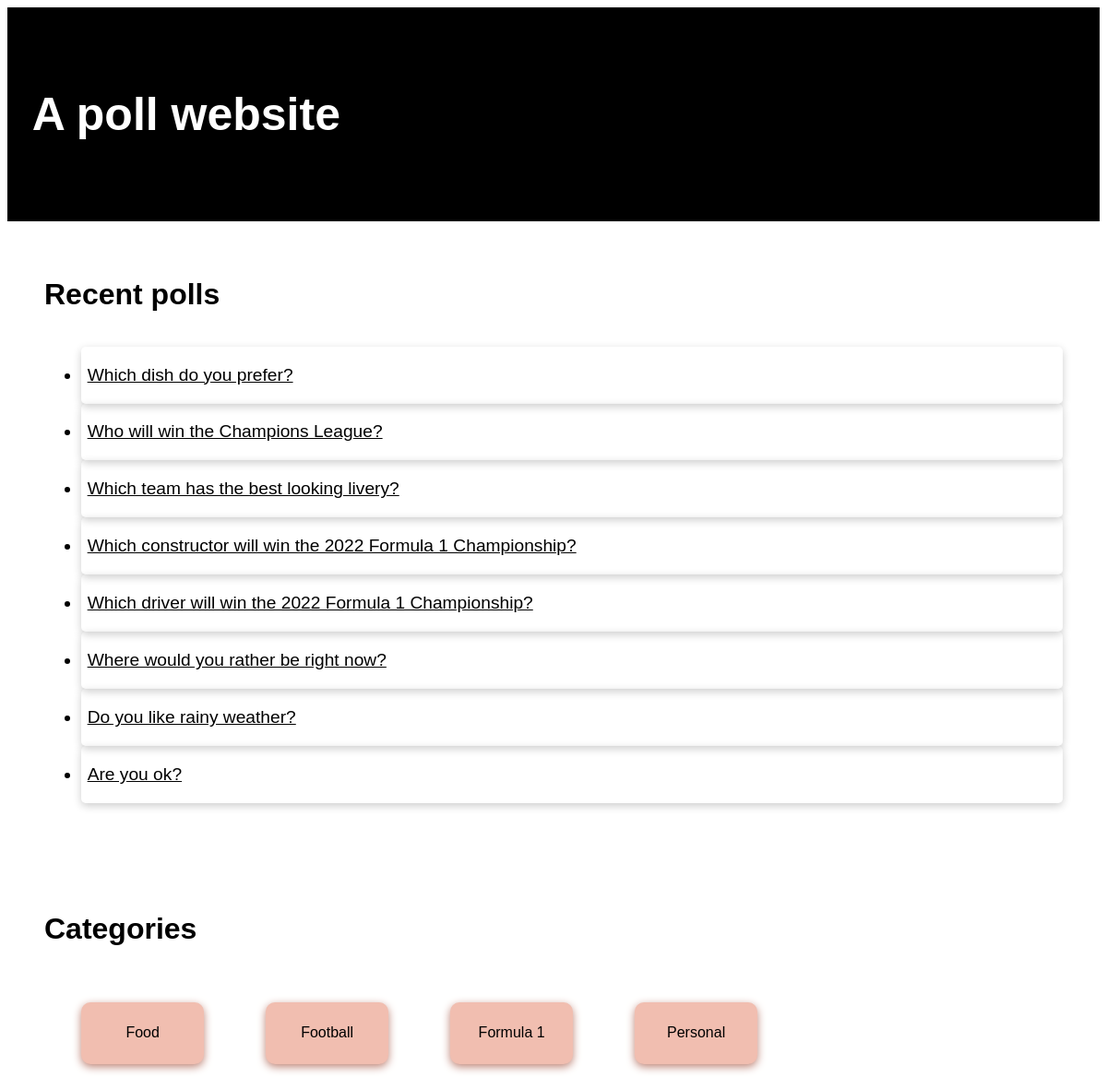
Screenshot of /polls/ with the database file from the repository.
### polls/models.py (models this page shows, shortened)
class Question(models.Model):
    question_text = models.CharField(max_length=200)
    pub_date = models.DateTimeField('date published')
    """
    With the way category is used in this project, one-to-one mapping
    would suffice since every question is only given one category.
    This could be extended with multiple categories and sub-categories though,
    hence ForeignKey is used here.
    """
    question_category = models.ForeignKey(Category, null=True, blank=True, default='', on_delete=models.SET_DEFAULT)

class Category(models.Model):
    name = models.CharField(max_length=100, default='')
    slug = models.SlugField()

### polls/views.py (the view)
# urls.py: path('', views.IndexView.as_view(), name='index'),
class IndexView(generic.ListView):
    template_name= 'polls/index.html'
    context_object_name = 'latest_question_list'
    def get_context_data(self, **kwargs):
        context = super(IndexView, self).get_context_data(**kwargs)
        context['category_list'] = Category.objects.order_by('name')
        return context
    def get_queryset(self):
        return Question.objects.annotate(number_of_choices=Count('choice')).filter(
            number_of_choices__gte=2
            ).filter(
            pub_date__lte=timezone.now()
            ).order_by('-pub_date')[:8]

### polls/templates/polls/index.html
<html>
  {% load static %}
  <link
    rel="stylesheet"
    type="text/css"
    href="{% static 'polls/style.css' %}"
  />
  <head> </head>
  <body>
    <div class="header">
      <h1>A poll website</h1>
    </div>
    <div class="container">
      <h1>Recent polls</h1>
      {% if latest_question_list %}
      <ul>
        {% for question in latest_question_list %}
        <div class="card">
          <li>
            <a href="{% url 'polls:detail' question.id %}"
              >{{ question.question_text }}</a
            >
          </li>
        </div>
        {% endfor %}
      </ul>
      {% else %}
      <p>No polls are available.</p>
      {% endif %}
    </div>
    <div class="container">
      <h1>Categories</h1>
      <div class="category_container">
        {% if category_list %} {% for category in category_list %}
        <div class="category_card">
          <a class="button" href="{% url 'polls:category' category.slug %}"
            >{{ category.name }}</a
          >
        </div>
        {% endfor %} {% else %}
        <p>No categories are available</p>
        {% endif %}
      </div>
    </div>
  </body>
</html>

### polls/static/polls/style.css (style rules this page uses)
.header { padding-top: 40pt; padding-bottom: 40pt; text-align: start; background: black; color: white; font-size: 30px; padding-left: 20pt; }
.header h1 { font-size: 50px; }
body { font-family: Arial, Helvetica, sans-serif; }
li { padding: 5pt; font-size: larger; }
li a { color: black; border-radius: 5px; }
h1 { font-size: xx-large; font-weight: bold; }
.container { display: flex; flex-direction: column; padding: 30pt; }
.card { box-shadow: 0px 3px 10px 0px rgba(0, 0, 0, 0.2); transition: 0.1s; border-radius: 5px; padding-top: 10pt; padding-bottom: 10pt; }
.category_container { display: flex; flex-direction: row; flex-wrap: wrap; gap: 50pt; padding: 30pt; }
.category_card { display: flex; justify-content: center; align-items: center; box-shadow: 0px 3px 10px 0px #be8476; transition: 0.1s; border-radius: 10px; width: 100pt; height: 50pt; background-color: #f1beb0; }
a.button { -webkit-appearance: button; -moz-appearance: button; appearance: button; text-decoration: none; color: initial; }
:root { --form-control-color: #be8476; }
*, *:before, *:after { box-sizing: border-box; }

### rows the page displays
Question: question_text "Which dish do you prefer?"
Question: question_text "Who will win the Champions League?"
Question: question_text "Which team has the best looking livery?"
Question: question_text "Which constructor will win the 2022 Formula 1 Championship?"
Question: question_text "Which driver will win the 2022 Formula 1 Championship?"
Question: question_text "Where would you rather be right now?"
Question: question_text "Do you like rainy weather?"
Question: question_text "Are you ok?"
Category: name "Food"
Category: name "Football"
Category: name "Formula 1"
Category: name "Personal"
